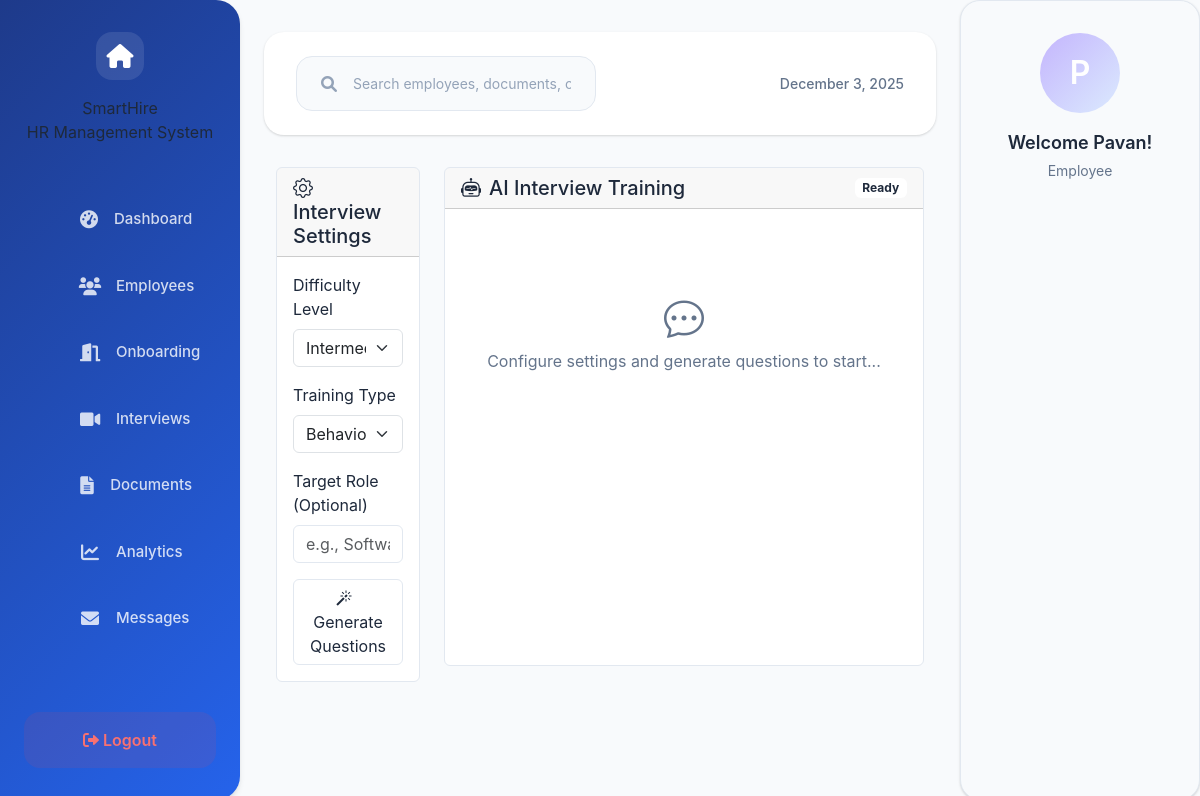
The page /ai-interview-training (signed in) on the database its author committed.
### app.py (models this page shows, shortened)
class User(db.Model):
    id = db.Column(db.Integer, primary_key=True)
    username = db.Column(db.String(80), unique=True, nullable=False)
    email = db.Column(db.String(120), unique=True, nullable=False)
    password = db.Column(db.String(255), nullable=False)
    full_name = db.Column(db.String(100), nullable=False)
    phone = db.Column(db.String(20), nullable=False)
    role = db.Column(db.String(20), nullable=False)
    department = db.Column(db.String(50), nullable=True)
    created_at = db.Column(db.DateTime, default=datetime.utcnow)
    last_login = db.Column(db.DateTime, nullable=True)
    is_active = db.Column(db.Boolean, default=True)
    status = db.Column(db.String(20), default='Active')
    hire_date = db.Column(db.Date, nullable=True)
    position = db.Column(db.String(100), nullable=True)
    manager_id = db.Column(db.Integer, db.ForeignKey('user.id'), nullable=True)
    employee_id = db.Column(db.String(20), nullable=True)
    exit_date = db.Column(db.Date, nullable=True)
    offboarding_start_date = db.Column(db.DateTime, nullable=True)
    reset_token = db.Column(db.String(255), nullable=True)
    reset_token_expires = db.Column(db.DateTime, nullable=True)
    manager = db.relationship('User', remote_side=[id], backref=db.backref('direct_reports', lazy=True))
    skills = db.relationship('EmployeeSkill', backref='employee', lazy=True, cascade='all, delete-orphan')

### app.py (the view)
@app.route('/ai-interview-training')
@login_required(['hr', 'employee'])
def ai_interview_training():
    return render_template('ai_interview_training.html')

### app.py (called while the page is built)
@app.context_processor
def inject_datetime():
    return {
        'timedelta': timedelta,
        'now': datetime.utcnow
    }

@app.context_processor
def inject_user():
    if 'user_id' in session:
        user = User.query.get(session['user_id'])
        return {'user': user}
    return {'user': None}

def login_required(role=None):
    def decorator(f):
        @wraps(f)
        def decorated_function(*args, **kwargs):
            if 'user_id' not in session or 'role' not in session:
                return redirect(url_for('index'))
            if role:
                allowed_roles = role if isinstance(role, list) else [role]
                if session.get('role') not in allowed_roles:
                    flash('You do not have permission to access this page.', 'danger')
                    if session.get('role') == 'candidate':
                        return redirect(url_for('login', role='candidate'))
                    return redirect(url_for(session.get('role', 'index') + '_dashboard'))
            return f(*args, **kwargs)
        return decorated_function
    return decorator

### templates/ai_interview_training.html (shortened to what this page needs)
{% extends "base.html" %}
{% block content %}
<div class="container-fluid">
    <div class="row">
        <div class="col-lg-3">
            <div class="card mb-4">
                <div class="card-header">
                    <h5 class="mb-0"><i class="bi bi-gear me-2"></i>Interview Settings</h5>
                </div>
                <div class="card-body">
                    <form id="settingsForm">
                        <div class="mb-3">
                            <label for="difficultyLevel" class="form-label">Difficulty Level</label>
                            <select class="form-select" id="difficultyLevel">
                                <option value="intermediate" selected>Intermediate</option>
                            </select>
                        </div>
                        <div class="mb-3">
                            <label for="trainingType" class="form-label">Training Type</label>
                            <select class="form-select" id="trainingType">
                                <option value="behavioral" selected>Behavioral</option>
                            </select>
                        </div>
                        <div class="mb-3">
                            <label for="jobRole" class="form-label">Target Role (Optional)</label>
                            <input type="text" class="form-control" id="jobRole" placeholder="e.g., Software Engineer">
                        </div>
                        <button type="button" class="btn btn-primary w-100" id="generateQuestions">
                            <i class="bi bi-magic me-2"></i>Generate Questions
                        </button>
                    </form>
                </div>
            </div>
        </div>
        <div class="col-lg-9">
            <div class="card">
                <div class="card-header d-flex justify-content-between align-items-center">
                    <h2 class="h5 mb-0"><i class="bi bi-robot me-2"></i>AI Interview Training</h2>
                    <span class="badge bg-primary" id="sessionStatus">Ready</span>
                </div>
                <div class="card-body">
                    <div id="chatContainer" class="chat-container mb-4 bg-dark bg-opacity-25" style="height: 400px; overflow-y: auto; border-radius: 0.375rem; padding: 1rem;">
                        <div class="text-center text-muted py-5">
                            <i class="bi bi-chat-dots fs-1 mb-3"></i>
                            <p>Configure settings and generate questions to start...</p>
                        </div>
                    </div>
                </div>
            </div>
        </div>
    </div>
</div>
{% endblock %}

### templates/base.html (shortened to what this page needs)
<!DOCTYPE html>
<html lang="en">
<head>
    <link href="https://cdn.jsdelivr.net/npm/bootstrap@5.3.0/dist/css/bootstrap.min.css" rel="stylesheet">
    <link rel="stylesheet" href="https://cdn.jsdelivr.net/npm/bootstrap-icons@1.10.0/font/bootstrap-icons.css">
    <link rel="stylesheet" href="{{ url_for('static', filename='css/style.css') }}">
    <link href="https://cdnjs.cloudflare.com/ajax/libs/font-awesome/6.0.0/css/all.min.css" rel="stylesheet">
</head>
<body>
    <div class="dashboard-container">
        <aside class="sidebar">
            <div class="sidebar-header">
                <div class="sidebar-house-icon">
                    <i class="fas fa-home"></i>
                </div>
                <div class="sidebar-title">SmartHire</div>
                <div class="sidebar-subtitle">HR Management System</div>
            </div>
            <nav class="sidebar-nav">
                <ul class="sidebar-nav">
                    <li class="sidebar-nav-item">
                        <a href="{{ url_for('index') }}" class="sidebar-nav-link {% if request.endpoint == 'index' %}active{% endif %}">
                            <span class="sidebar-nav-icon"><i class="fas fa-tachometer-alt"></i></span>
                            Dashboard
                        </a>
                    </li>
                    <li class="sidebar-nav-item">
                        <a href="{{ url_for('list_employees') }}" class="sidebar-nav-link {% if request.endpoint == 'list_employees' %}active{% endif %}">
                            <span class="sidebar-nav-icon"><i class="fas fa-users"></i></span>
                            Employees
                        </a>
                    </li>
                    <li class="sidebar-nav-item">
                        <a href="{{ url_for('onboarding') }}" class="sidebar-nav-link {% if request.endpoint == 'onboarding' %}active{% endif %}">
                            <span class="sidebar-nav-icon"><i class="fas fa-door-open"></i></span>
                            Onboarding
                        </a>
                    </li>
                    <li class="sidebar-nav-item">
                        <a href="{{ url_for('interview') }}" class="sidebar-nav-link {% if request.endpoint == 'interview' %}active{% endif %}">
                            <span class="sidebar-nav-icon"><i class="fas fa-video"></i></span>
                            Interviews
                        </a>
                    </li>
                    <li class="sidebar-nav-item">
                        <a href="{{ url_for('hr_templates') }}" class="sidebar-nav-link {% if request.endpoint in ['hr_templates', 'add_template', 'edit_template'] %}active{% endif %}">
                            <span class="sidebar-nav-icon"><i class="fas fa-file-alt"></i></span>
                            Documents
                        </a>
                    </li>
                    <li class="sidebar-nav-item">
                        <a href="{{ url_for('mood_analytics') }}" class="sidebar-nav-link {% if request.endpoint == 'mood_analytics' %}active{% endif %}">
                            <span class="sidebar-nav-icon"><i class="fas fa-chart-line"></i></span>
                            Analytics
                        </a>
                    </li>
                    <li class="sidebar-nav-item">
                        <a href="{{ url_for('hr_messages') }}" class="sidebar-nav-link {% if request.endpoint == 'hr_messages' %}active{% endif %}">
                            <span class="sidebar-nav-icon"><i class="fas fa-envelope"></i></span>
                            Messages
                        </a>
                    </li>
                </ul>
            </nav>
            <button class="sidebar-logout" onclick="window.location.href='{{ url_for('logout') }}';">
                <i class="fas fa-sign-out-alt"></i> Logout
            </button>
        </aside>
        <main class="main-content">
            <header class="top-header">
                <div class="search-container">
                    <i class="fas fa-search search-icon"></i>
                    <input type="text" class="search-input" placeholder="Search employees, documents, or actions...">
                </div>
                <div class="date-display" id="currentDate">
                </div>
            </header>
            <div class="page-content">
                {% block content %}{% endblock %}
            </div>
        </main>
        <aside class="right-sidebar">
            <div class="user-profile">
                <div class="user-avatar">
                    {{ user.full_name[0].upper() if user and user.full_name else 'U' }}
                </div>
                <div class="user-greeting">Welcome {{ user.full_name.split(' ')[0] if user and user.full_name else 'User' }}!</div>
                <div class="user-name">{{ 'HR Manager' if session['role'] == 'hr' else 'Employee' }}</div>
            </div>
        </aside>
    </div>
</body>
</html>

### rows shown on the page
User: full_name "P", full_name "Pavan", role "Employee"
